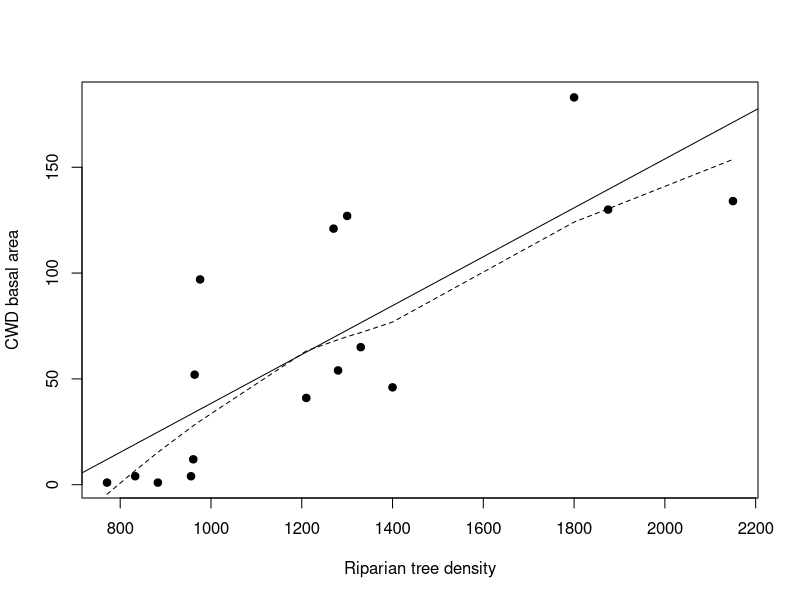
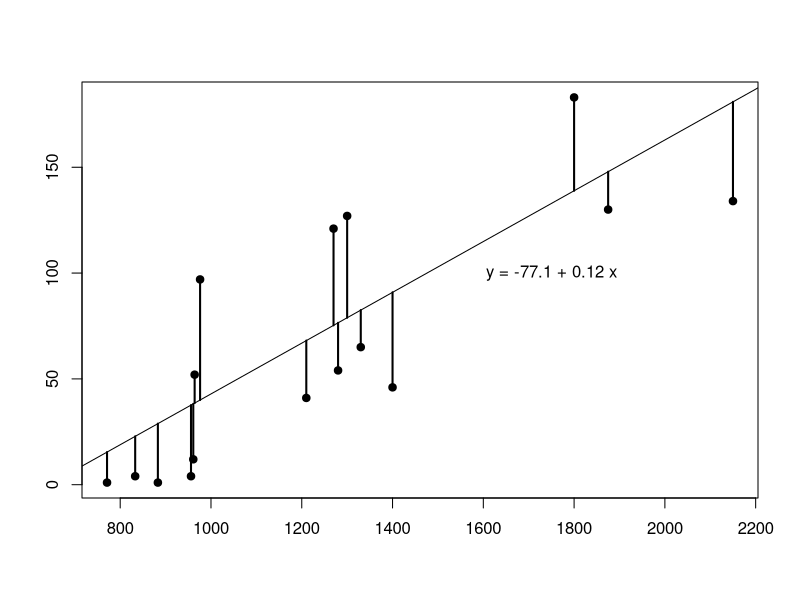
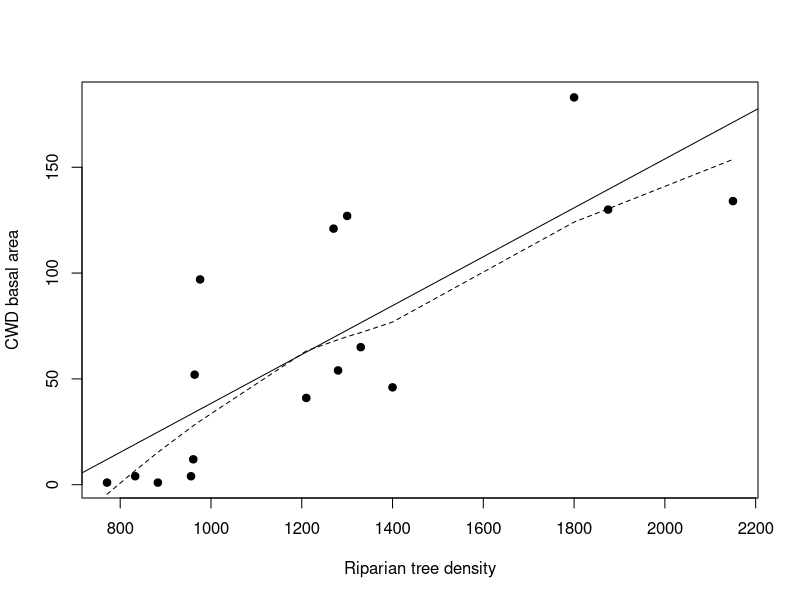
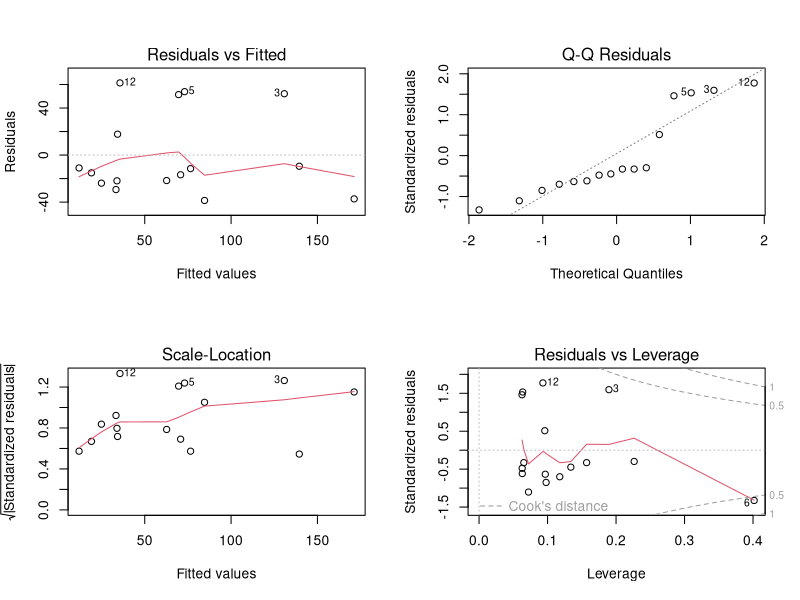
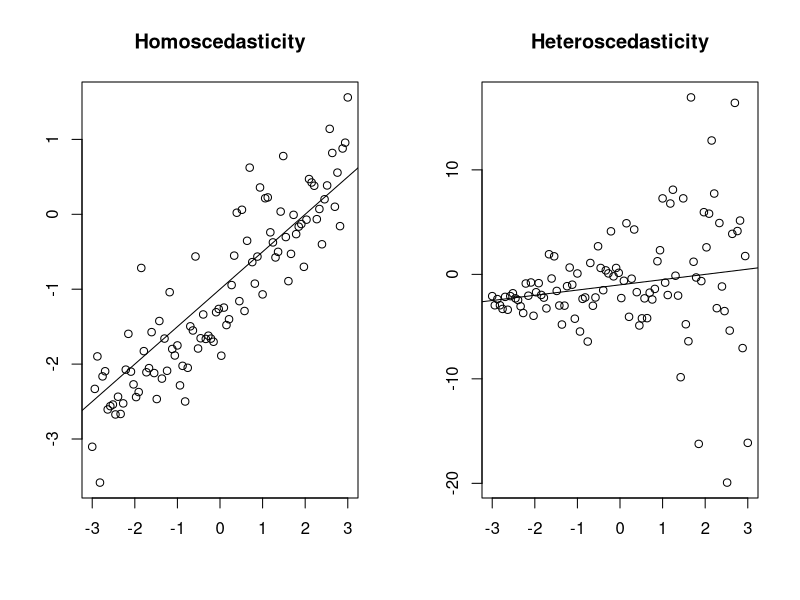
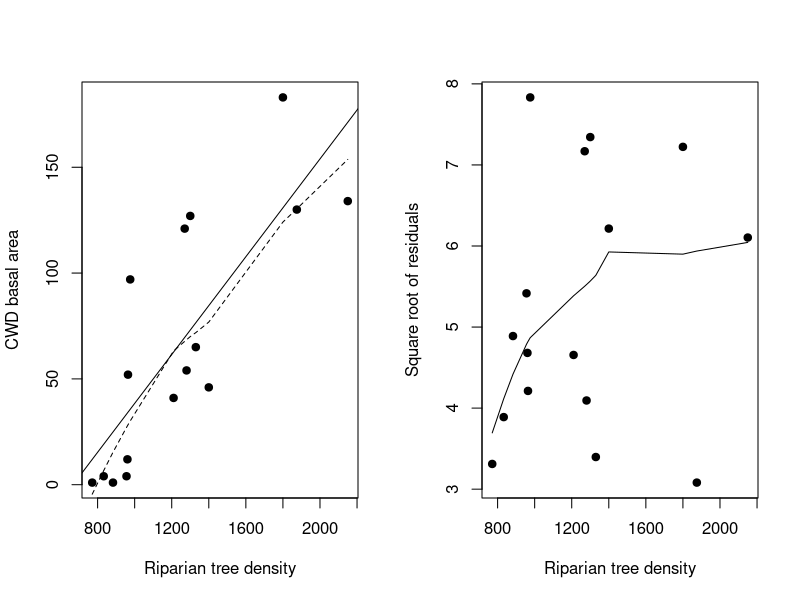
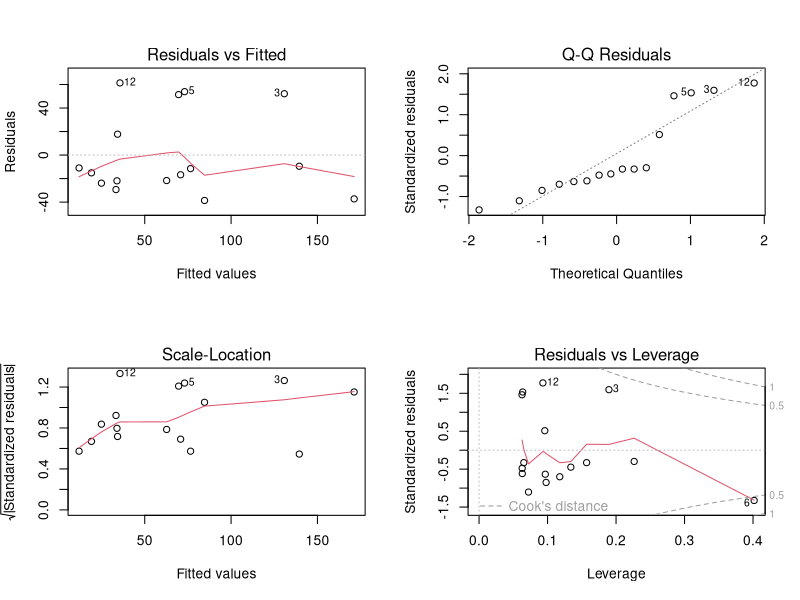
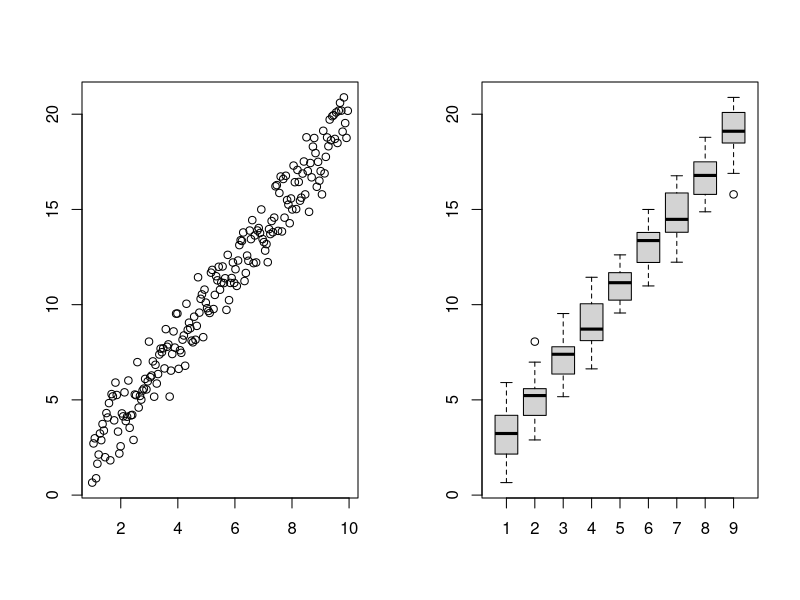

The R script that drew these images, in order:
## ---- chunk 1
CWD <- read.table("./datasets/01-linear-regression/christ.csv", header = T, sep = ",", dec = ".")
attach(CWD)

model <- lm(CWD.BASA ~ RIP.DENS)

## ---- chunk 2
#| out-width: 4in
#| out-height: 3in
#| fig-width: 6
#| fig-height: 4
#| fig-align: center
plot(RIP.DENS, CWD.BASA, xlab = "Riparian tree density", ylab = "CWD basal area", pch = 19)
lines(lowess(RIP.DENS, CWD.BASA,f=3/4), lty = 2)
abline(model)
## ---- chunk 3
#| out-width: 4in
#| out-height: 3in
#| fig-width: 6
#| fig-height: 4
#| fig-align: center

a <- -77.10
b <- 0.12

x <- CWD$RIP.DENS
y <- CWD$CWD.BASA

plot_residuals <- function(a, b) {
  plot(y ~ x, xlab = "", ylab = "", pch = 19)
  abline(a, b)
  y_pred <- a + b*x
  segments(x, y_pred, x, y, lwd=2)
}

plot_residuals(a, b)
text(1750, 100, paste("y =", a, "+", b, "x"))
## ---- chunk 4
#| echo: true
model <- lm(CWD.BASA ~ RIP.DENS)
summary(model)$coefficients
## ---- chunk 5
#| echo: true
summary(model)
## ---- chunk 6
#| out-width: 4in
#| out-height: 3in
#| fig-width: 6
#| fig-height: 4
#| fig-align: center

plot(RIP.DENS, CWD.BASA, xlab = "Riparian tree density", ylab = "CWD basal area", pch = 19)
lines(lowess(RIP.DENS, CWD.BASA,f=3/4), lty = 2)
abline(model)
## ---- chunk 7
#| fig-align: center
model <- lm(CWD.BASA ~ RIP.DENS)
par(mfrow=c(2,2))
plot(model)
## ---- chunk 8
#| out-width: 4in
#| out-height: 4in
#| fig-width: 6
#| fig-height: 4
#| fig-align: center

set.seed(1234)
n <- 100
a <- -1
b <- 0.5

x <- seq(-3, 3, length.out = n)
y1 <- a + b*x + rnorm(n, sd = 0.5)

sd <- seq(1, 2, length.out = n)^3
y2 <- a + b*x + rnorm(n, sd = sd)

par(mfrow=c(1, 2))
plot(x, y1, xlab = "", ylab = "", main = "Homoscedasticity")
abline(a, b)
plot(x, y2, xlab = "", ylab = "", main = "Heteroscedasticity")
abline(a, b)
## ---- chunk 9
#| out-width: 4in
#| out-height: 3in
#| fig-width: 6
#| fig-height: 4
#| fig-align: center
plot(RIP.DENS, CWD.BASA, xlab = "Riparian tree density", ylab = "CWD basal area", pch = 19)
lines(lowess(RIP.DENS, CWD.BASA,f=3/4), lty = 2)
abline(model)
## ---- chunk 10
#| out-width: 4in
#| out-height: 3in
#| fig-width: 6
#| fig-height: 4
#| fig-align: center
plot(RIP.DENS, abs(residuals(model))^0.5, xlab = "Riparian tree density", ylab = "Square root of residuals", pch = 19)
lines(lowess(RIP.DENS, abs(residuals(model))^0.5,f=3/4))
## ---- chunk 11
#| fig-align: center
model <- lm(CWD.BASA ~ RIP.DENS)
par(mfrow=c(2,2))
plot(model)
## ---- chunk 12
#| out-width: 4in
#| out-height: 4in
#| fig-width: 6
#| fig-height: 4
#| fig-align: center
set.seed(456)

n <- 200
a <- 0
b <- 2

x <- seq(1, 10, length.out = n)[1:(n-1)]
y <- a + b*x + rnorm(n - 1)
bin <- floor(x)

par(mfrow=c(1, 2))
plot(x, y, xlab = "", ylab = "")
boxplot(y ~ bin, xlab = "", ylab = "")
residuals <- y - a - b*x 

## ---- chunk 13
#| out-width: 4in
#| out-height: 4in
#| fig-width: 6
#| fig-height: 4
#| fig-align: center

set.seed(456)

n <- 200
a <- 0
b <- 2

x <- seq(1, 10, length.out = n)[1:(n-1)]

e <- rnorm(n - 1)
scales <- seq(1, 2, length.out = n-1)^3
scales[e < 0] <- 1
e <- e*scales

y <- a + b*x + e
bin <- floor(x)

par(mfrow=c(1, 2))
plot(x, y, xlab = "", ylab = "")
boxplot(y ~ bin, xlab = "", ylab = "", side="right")
## ---- chunk 14
#| out-width: 4in
#| out-height: 4in
#| fig-width: 6
#| fig-height: 4
#| fig-align: center
set.seed(456)

n <- 100
a <- 0
b <- 2

x <- seq(1, 10, length.out = n)[1:(n-1)]
y <- a + b*x + rnorm(n - 1)
bin <- floor(x)

par(mfrow=c(1, 2))
boxplot(y ~ bin, xlab = "", ylab = "", side="right")
residuals <- y - a - b*x 
qqnorm(residuals, main = "Q-Q plot of Y|X")
qqline(residuals)

## ---- chunk 15
#| out-width: 4in
#| out-height: 4in
#| fig-width: 6
#| fig-height: 4
#| fig-align: center
set.seed(456)

n <- 200
a <- 0
b <- 2

x <- seq(1, 10, length.out = n)[1:(n-1)]

e <- rnorm(n - 1)
scales <- seq(1, 2, length.out = n-1)^3
scales[e < 0] <- 1
e <- e*scales

y <- a + b*x + e
bin <- floor(x)

par(mfrow=c(1, 2))
boxplot(y ~ bin, xlab = "", ylab = "", side="right")
residuals <- y - a - b*x 
qqnorm(residuals, main = "Q-Q plot of Y|X")
qqline(residuals)
## ---- chunk 16
#| out-width: 4in
#| out-height: 4in
#| fig-width: 6
#| fig-height: 4
#| fig-align: center
set.seed(456)

n <- 100
a <- 0
b <- 2

x <- seq(1, 10, length.out = n)[1:(n-1)]
y <- a + b*x + rnorm(n - 1)
bin <- floor(x)

par(mfrow=c(1, 2))
residuals <- y - a - b*x 
qqnorm(residuals, main = "Q-Q plot of Y|X")
qqline(residuals)
qqnorm(y, main = "Q-Q plot of Y")
qqline(y)
## ---- chunk 17
#| fig-align: center
model <- lm(CWD.BASA ~ RIP.DENS)
par(mfrow=c(2,2))
plot(model)
## ---- chunk 18
#| echo: true
model2 <- lm(log(CWD.BASA) ~ RIP.DENS)
summary(model2)
## ---- chunk 19
#| fig-align: center
par(mfrow=c(2,2))
plot(model2)
## ---- chunk 20
model3 <- lm(log(CWD.BASA) ~ RIP.DENS + I(RIP.DENS^2))
summary(model3)
## ---- chunk 21
par(mfrow=c(2,2))
plot(model3)
## ---- chunk 22
summary(model3)$coefficients
## ---- chunk 23
model3 <- lm(I(log(CWD.BASA)) ~ RIP.DENS + I(RIP.DENS^2))
p <- predict(model3,
             newdata = data.frame(RIP.DENS=c(1000, 1500)), 
             interval = "confidence")
p
## ---- chunk 24
exp(p)
## ---- chunk 25
p <- predict(model3, newdata = data.frame(RIP.DENS=800:2200), 
             interval = "confidence")
plot(RIP.DENS, CWD.BASA, xlab = "Riparian tree density", ylab = "CWD basal area", ylim = c(0, max(exp(p[,3]))))
abline(model, lty=3)
lines(800:2200, exp(p[,1]))
lines(800:2200, exp(p[,2]), lty=2)
lines(800:2200, exp(p[,3]), lty=2)
## ---- chunk 26

set.seed(1234)
n <- 50
a <- 0
b <- 0.5

x1 <- seq(-3, 3, length.out = n)
y1 <- a + b*x1 + rnorm(n, sd = 0.5)
x2 <- x1 / 3
y2 <- a + b*x2 + rnorm(n, sd = 0.5)

m1 <- lm(y1 ~ x1)
m2 <- lm(y2 ~ x2)

se1 <- summary(m1)$coefficients["x1", "Std. Error"]
se2 <- summary(m2)$coefficients["x2", "Std. Error"]

par(mfrow=c(1, 2))
plot(x1, y1, xlim = c(-3, 3), xlab = "", ylab = "",
     main = paste0("SE(beta) = ", round(se1, digits = 2)))
abline(m1)
plot(x2, y2, xlim = c(-3, 3), xlab = "", ylab = "",
     main = paste0("SE(beta) = ", round(se2, digits = 2)))
abline(m2)
## ---- chunk 27
summary(model)$coefficients
## ---- chunk 28
confint(model)
